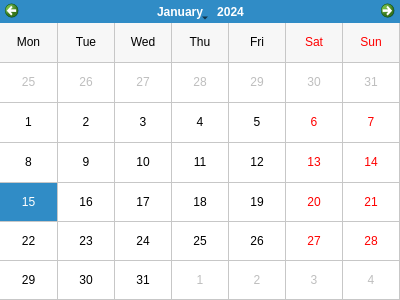
<?xml version="1.0" encoding="UTF-8"?>
<ui version="4.0">
 <class>dlgCalendar</class>
 <widget class="QDialog" name="dlgCalendar">
  <property name="geometry">
   <rect>
    <x>0</x>
    <y>0</y>
    <width>400</width>
    <height>300</height>
   </rect>
  </property>
  <property name="minimumSize">
   <size>
    <width>400</width>
    <height>300</height>
   </size>
  </property>
  <property name="maximumSize">
   <size>
    <width>400</width>
    <height>300</height>
   </size>
  </property>
  <property name="windowTitle">
   <string>Calendar</string>
  </property>
  <property name="windowIcon">
   <iconset>
    <normaloff>../img/calendar.png</normaloff>../img/calendar.png</iconset>
  </property>
  <widget class="QCalendarWidget" name="Calendar">
   <property name="geometry">
    <rect>
     <x>0</x>
     <y>0</y>
     <width>400</width>
     <height>300</height>
    </rect>
   </property>
   <property name="minimumSize">
    <size>
     <width>400</width>
     <height>300</height>
    </size>
   </property>
   <property name="maximumSize">
    <size>
     <width>400</width>
     <height>300</height>
    </size>
   </property>
   <property name="gridVisible">
    <bool>true</bool>
   </property>
   <property name="verticalHeaderFormat">
    <enum>QCalendarWidget::NoVerticalHeader</enum>
   </property>
  </widget>
 </widget>
 <resources/>
 <connections/>
</ui>
